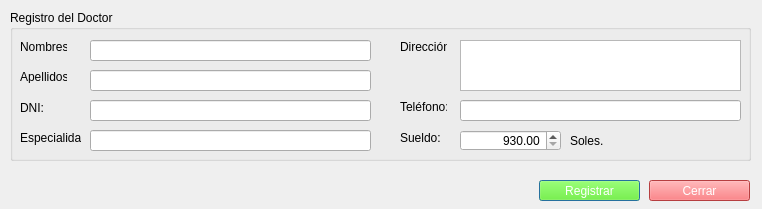
<?xml version="1.0" encoding="UTF-8"?>
<ui version="4.0">
 <class>registrarDoctor</class>
 <widget class="QDialog" name="registrarDoctor">
  <property name="geometry">
   <rect>
    <x>0</x>
    <y>0</y>
    <width>762</width>
    <height>209</height>
   </rect>
  </property>
  <property name="windowTitle">
   <string>Dialog</string>
  </property>
  <widget class="QGroupBox" name="groupBox_2">
   <property name="geometry">
    <rect>
     <x>10</x>
     <y>10</y>
     <width>741</width>
     <height>151</height>
    </rect>
   </property>
   <property name="title">
    <string>Registro del Doctor</string>
   </property>
   <widget class="QLabel" name="label_8">
    <property name="geometry">
     <rect>
      <x>10</x>
      <y>30</y>
      <width>47</width>
      <height>13</height>
     </rect>
    </property>
    <property name="text">
     <string>Nombres:</string>
    </property>
   </widget>
   <widget class="QLineEdit" name="txtTelefono">
    <property name="geometry">
     <rect>
      <x>450</x>
      <y>90</y>
      <width>281</width>
      <height>21</height>
     </rect>
    </property>
    <property name="maxLength">
     <number>9</number>
    </property>
   </widget>
   <widget class="QLabel" name="label_9">
    <property name="geometry">
     <rect>
      <x>390</x>
      <y>90</y>
      <width>47</width>
      <height>13</height>
     </rect>
    </property>
    <property name="text">
     <string>Teléfono:</string>
    </property>
   </widget>
   <widget class="QLabel" name="label_10">
    <property name="geometry">
     <rect>
      <x>10</x>
      <y>60</y>
      <width>47</width>
      <height>13</height>
     </rect>
    </property>
    <property name="text">
     <string>Apellidos:</string>
    </property>
   </widget>
   <widget class="QLabel" name="label_11">
    <property name="geometry">
     <rect>
      <x>390</x>
      <y>30</y>
      <width>47</width>
      <height>13</height>
     </rect>
    </property>
    <property name="text">
     <string>Dirección:</string>
    </property>
   </widget>
   <widget class="QLineEdit" name="txtNombres">
    <property name="geometry">
     <rect>
      <x>80</x>
      <y>30</y>
      <width>281</width>
      <height>21</height>
     </rect>
    </property>
    <property name="maxLength">
     <number>50</number>
    </property>
   </widget>
   <widget class="QLineEdit" name="txtApellidos">
    <property name="geometry">
     <rect>
      <x>80</x>
      <y>60</y>
      <width>281</width>
      <height>21</height>
     </rect>
    </property>
    <property name="maxLength">
     <number>50</number>
    </property>
   </widget>
   <widget class="QLabel" name="label_13">
    <property name="geometry">
     <rect>
      <x>10</x>
      <y>90</y>
      <width>61</width>
      <height>16</height>
     </rect>
    </property>
    <property name="text">
     <string>DNI:</string>
    </property>
   </widget>
   <widget class="QLineEdit" name="txtDni">
    <property name="geometry">
     <rect>
      <x>80</x>
      <y>90</y>
      <width>281</width>
      <height>21</height>
     </rect>
    </property>
    <property name="maxLength">
     <number>50</number>
    </property>
   </widget>
   <widget class="QLabel" name="label_14">
    <property name="geometry">
     <rect>
      <x>390</x>
      <y>120</y>
      <width>41</width>
      <height>16</height>
     </rect>
    </property>
    <property name="text">
     <string>Sueldo:</string>
    </property>
   </widget>
   <widget class="QDoubleSpinBox" name="dspSueldo">
    <property name="geometry">
     <rect>
      <x>450</x>
      <y>120</y>
      <width>101</width>
      <height>21</height>
     </rect>
    </property>
    <property name="alignment">
     <set>Qt::AlignRight|Qt::AlignTrailing|Qt::AlignVCenter</set>
    </property>
    <property name="minimum">
     <double>930.000000000000000</double>
    </property>
    <property name="maximum">
     <double>9999999.000000000000000</double>
    </property>
    <property name="value">
     <double>930.000000000000000</double>
    </property>
   </widget>
   <widget class="QTextEdit" name="txtDireccion">
    <property name="geometry">
     <rect>
      <x>450</x>
      <y>30</y>
      <width>281</width>
      <height>51</height>
     </rect>
    </property>
    <property name="cursor" stdset="0">
     <cursorShape>IBeamCursor</cursorShape>
    </property>
   </widget>
   <widget class="QLabel" name="label">
    <property name="geometry">
     <rect>
      <x>560</x>
      <y>120</y>
      <width>61</width>
      <height>21</height>
     </rect>
    </property>
    <property name="text">
     <string>Soles.</string>
    </property>
   </widget>
   <widget class="QLineEdit" name="txtEspecialidad">
    <property name="geometry">
     <rect>
      <x>80</x>
      <y>120</y>
      <width>281</width>
      <height>21</height>
     </rect>
    </property>
    <property name="maxLength">
     <number>50</number>
    </property>
   </widget>
   <widget class="QLabel" name="label_15">
    <property name="geometry">
     <rect>
      <x>10</x>
      <y>120</y>
      <width>61</width>
      <height>16</height>
     </rect>
    </property>
    <property name="text">
     <string>Especialidad:</string>
    </property>
   </widget>
  </widget>
  <widget class="QPushButton" name="cmdRegistrar_2">
   <property name="geometry">
    <rect>
     <x>539</x>
     <y>180</y>
     <width>101</width>
     <height>21</height>
    </rect>
   </property>
   <property name="cursor">
    <cursorShape>PointingHandCursor</cursorShape>
   </property>
   <property name="styleSheet">
    <string notr="true">color: rgb(255, 255, 255);
background-color: rgb(85, 255, 0);
font: 10pt &quot;MS Shell Dlg 2&quot;;</string>
   </property>
   <property name="text">
    <string>Registrar</string>
   </property>
  </widget>
  <widget class="QPushButton" name="cmdCerrar_2">
   <property name="geometry">
    <rect>
     <x>649</x>
     <y>180</y>
     <width>101</width>
     <height>21</height>
    </rect>
   </property>
   <property name="cursor">
    <cursorShape>PointingHandCursor</cursorShape>
   </property>
   <property name="styleSheet">
    <string notr="true">color: rgb(255, 255, 255);
background-color: rgb(255, 87, 90);
font: 10pt &quot;MS Shell Dlg 2&quot;;</string>
   </property>
   <property name="text">
    <string>Cerrar</string>
   </property>
  </widget>
 </widget>
 <tabstops>
  <tabstop>txtNombres</tabstop>
  <tabstop>txtApellidos</tabstop>
  <tabstop>txtDni</tabstop>
  <tabstop>txtEspecialidad</tabstop>
  <tabstop>txtDireccion</tabstop>
  <tabstop>txtTelefono</tabstop>
  <tabstop>dspSueldo</tabstop>
  <tabstop>cmdRegistrar_2</tabstop>
  <tabstop>cmdCerrar_2</tabstop>
 </tabstops>
 <resources/>
 <connections/>
</ui>
